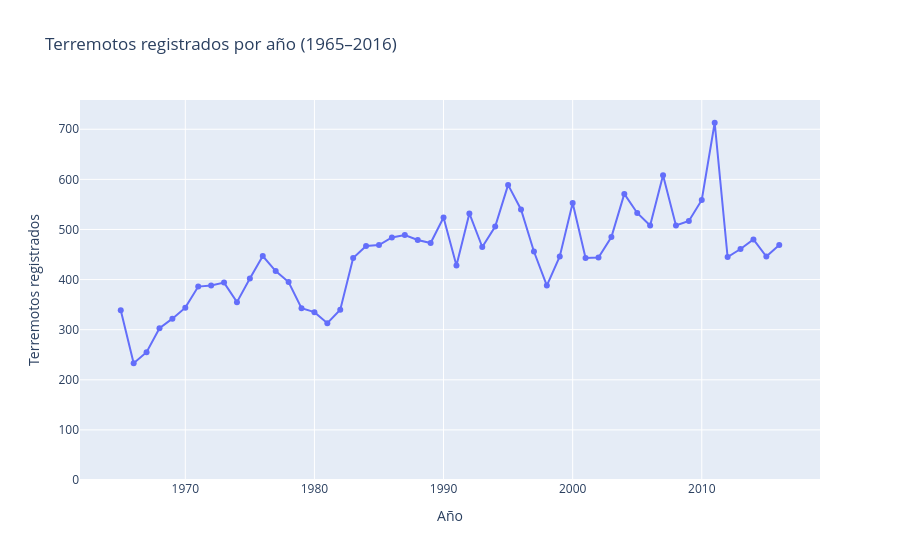

Source (notebook cell):
### Markdown cell above
### Evolución anual de los registros de terremotos

Graficamos los conteos de 1965 a 2016 en orden cronológico. Cada punto representa un año y su altura indica cuántos terremotos de magnitud 5,5 o superior quedaron registrados en el catálogo.

La gráfica permite ver si los años con conteos altos forman parte de un periodo con muchos registros o si son picos frente a los años vecinos. En particular, revisaremos cómo se comporta 2011, el año con el mayor conteo.

### Code cell
import plotly.express as px

datos_anuales = conteo_anual.reset_index()

fig = px.line(
    datos_anuales,
    x="anio_evento",
    y="registros",
    markers=True,
    title="Terremotos registrados por año (1965–2016)",
    labels={
        "anio_evento": "Año",
        "registros": "Terremotos registrados",
    },
)

fig.update_yaxes(rangemode="tozero")
fig.show()

### Figure 1 — Plotly figure (JSON) as saved in the notebook; plotly's stock layout.template omitted (floating-point values rounded to 4 significant figures)
{"data": [{"hovertemplate": "Año=%{x}<br>Terremotos registrados=%{y}<extra></extra>", "legendgroup": "", "line": {"color": "#636efa", "dash": "solid"}, "marker": {"symbol": "circle"}, "mode": "lines+markers", "name": "", "orientation": "v", "showlegend": false, "type": "scatter", "x": [1965, 1966, 1967, 1968, 1969, 1970, 1971, 1972, 1973, 1974, 1975, 1976, 1977, 1978, 1979, 1980, 1981, 1982, 1983, 1984, 1985, 1986, 1987, 1988, 1989, 1990, 1991, 1992, 1993, 1994, 1995, 1996, 1997, 1998, 1999, 2000, 2001, 2002, 2003, 2004, 2005, 2006, 2007, 2008, 2009, 2010, 2011, 2012, 2013, 2014, 2015, 2016], "xaxis": "x", "y": [339, 233, 255, 303, 322, 344, 386, 388, 394, 355, 402, 447, 417, 395, 343, 335, 313, 340, 443, 467, 469, 484, 489, 479, 473, 524, 428, 532, 465, 506, 589, 540, 456, 388, 446, 553, 443, 444, 485, 571, 533, 508, 608, 508, 517, 559, 713, 445, 461, 480, 446, 469], "yaxis": "y"}], "layout": {"legend": {"tracegroupgap": 0}, "title": {"text": "Terremotos registrados por año (1965–2016)"}, "xaxis": {"anchor": "y", "domain": [0, 1], "title": {"text": "Año"}}, "yaxis": {"anchor": "x", "domain": [0, 1], "rangemode": "tozero", "title": {"text": "Terremotos registrados"}}}}
